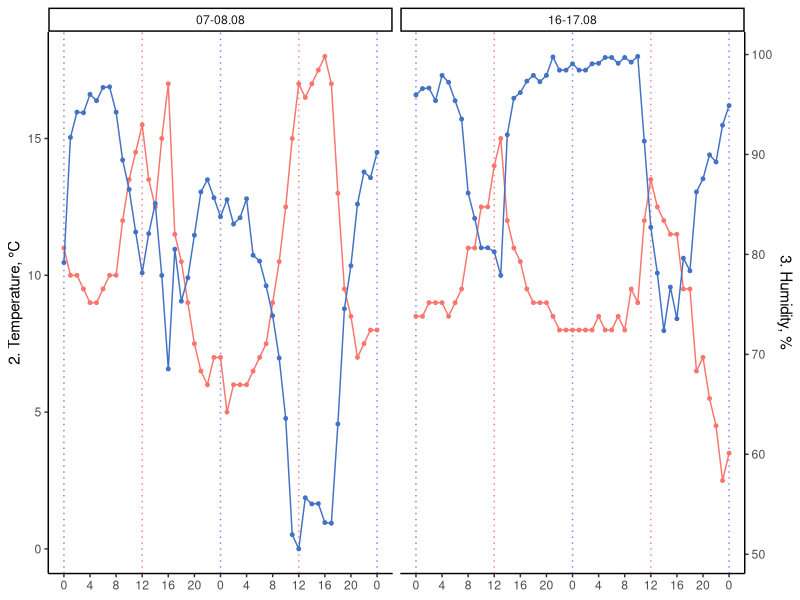
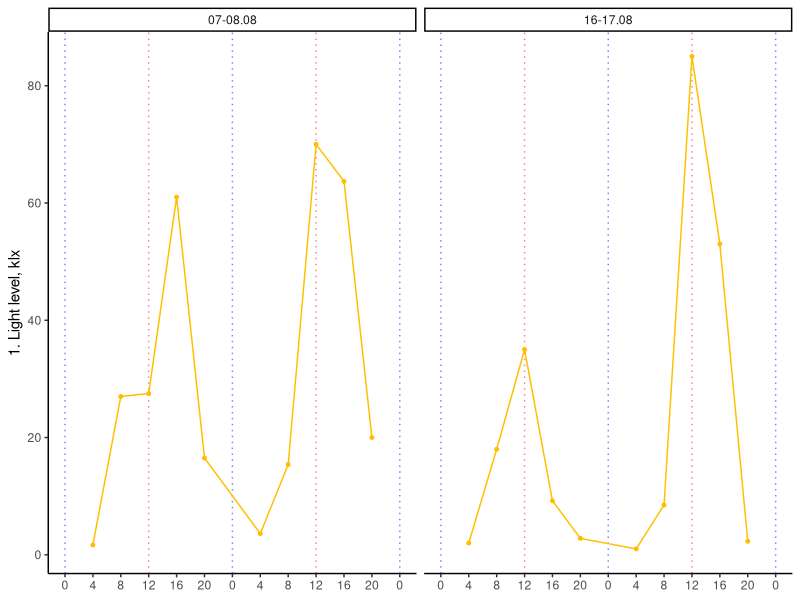
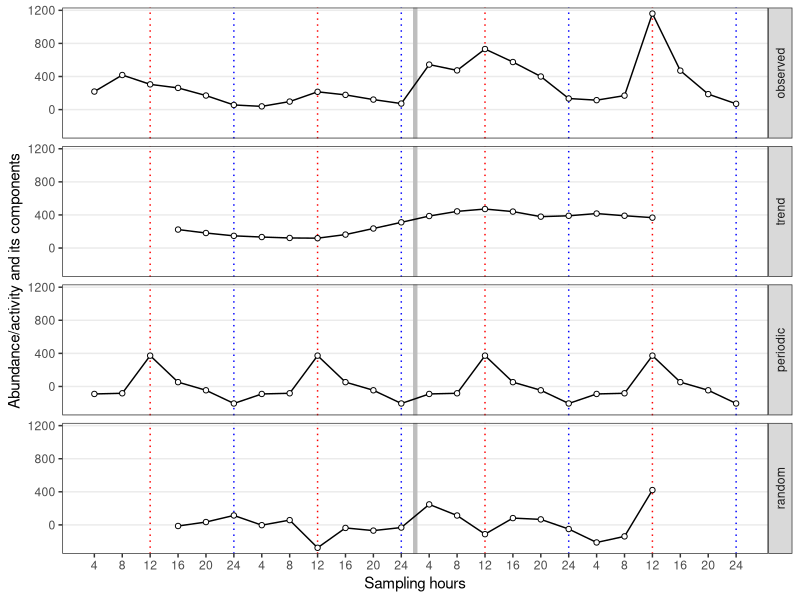
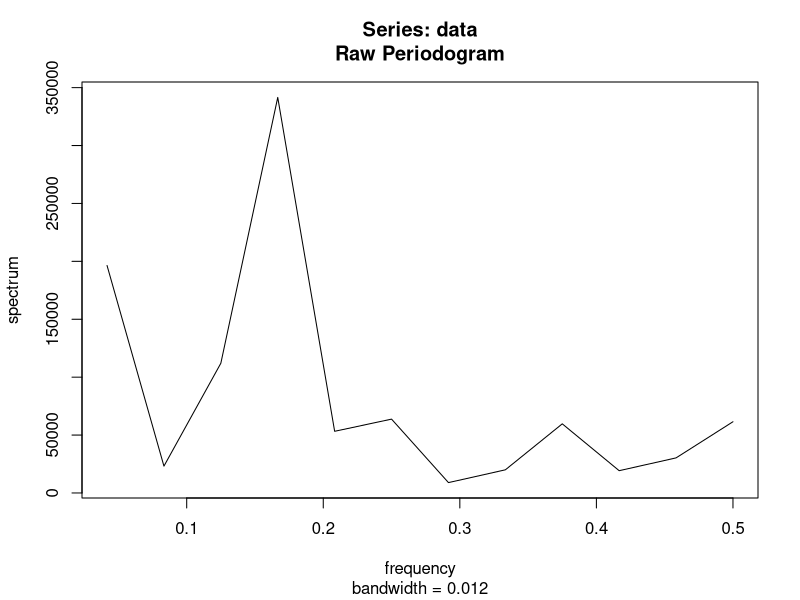
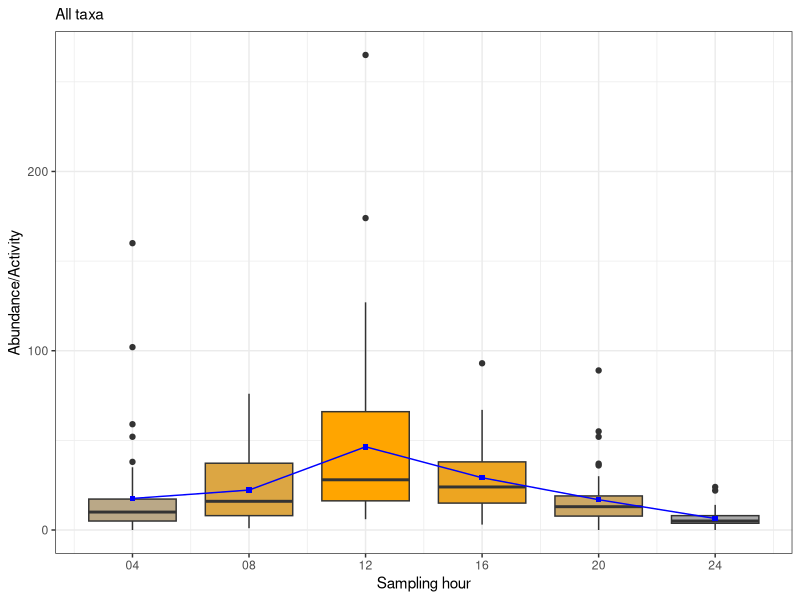
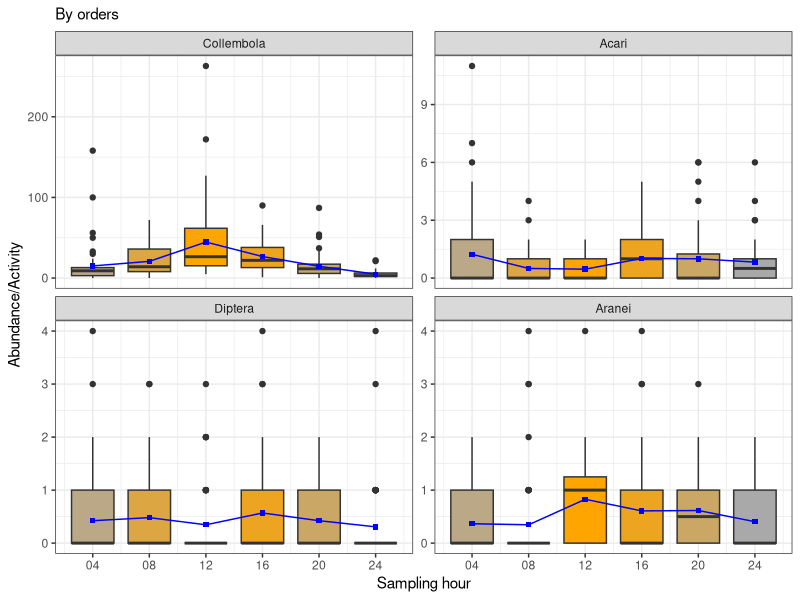
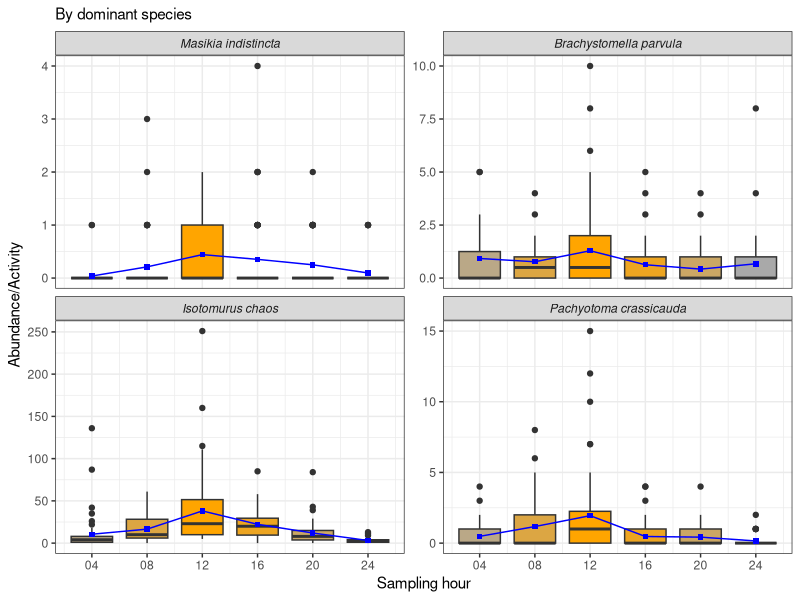
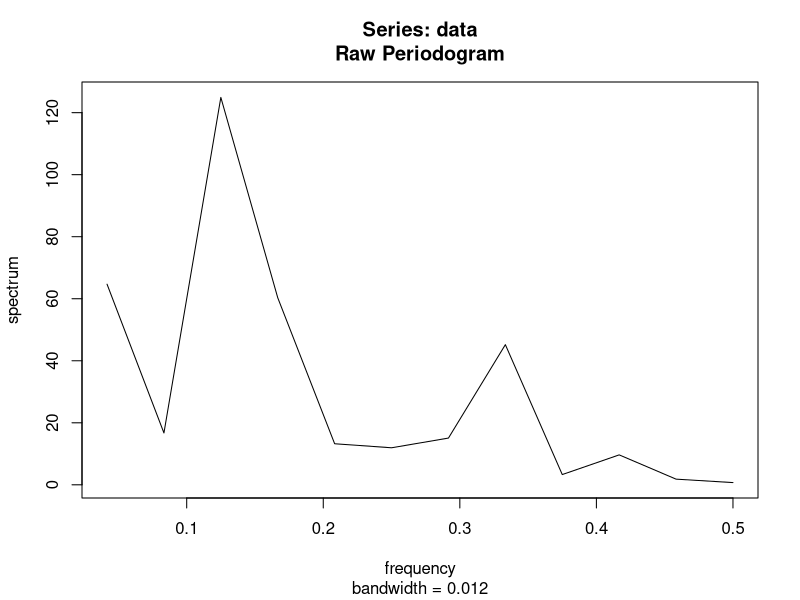

R code for these plots, in order:
library(tidyverse)
theme_set(theme_bw() + theme(legend.position = "bottom"))

# custom functions --------------------------------------------------------
per2 <- function(data, periodicity_freq){
	data <- as.numeric(data)
	# Compute the power spectral density
	psd <- spec.pgram(data, log = "no", detrend = FALSE)

	# Compute the spectral density ratio (SDR)
	denom_freq_range <- c(periodicity_freq*0.9, periodicity_freq*1.1)
	
	denom_power <- mean(psd$spec[psd$freq >= denom_freq_range[1] | psd$freq <= denom_freq_range[2]])
	num_power <- psd$spec[abs(psd$freq - periodicity_freq) == min(abs(psd$freq - periodicity_freq))]
	sdr <- num_power/denom_power

	# Perform an F-test to test the significance of the SDR
	num_df <- 1
	denom_df <- psd$df
	num_mean <- num_power
	denom_mean <- denom_power
	f_stat <- (num_mean/denom_mean)/((num_df/num_mean)+(denom_df/denom_mean))
	p_val <- pf(f_stat, num_df, denom_df, lower.tail = FALSE)
	
	# Results
	list(x = data, total = sum(data), SDR = sdr, 
		F.statistic = f_stat, psd_df = psd$df, p.value = p_val)
}

decompress <- function(a){
    # Export decomposed time series as tibble columns
	var.name <- deparse(substitute(a))
	a |> 
		ts(frequency = 6) |> 
		decompose() |> 
		_[1:4] |> 
		as_tibble() |> 
		rename_with(~paste0(var.name, "_", .x))
}

# data load ---------------------------------------------------------------
loggers_raw <- readxl::read_excel("Data_28.04.2023.xlsx", 
		sheet = "logger_data", skip = 1)
loggers <- loggers_raw |>
	mutate(D = as.numeric(substr(D, 1, 2)), 
		  H = (floor(H/4)+1)*4) |>
	group_by(D, H) |>
	summarise_all(mean) |>
	ungroup() |>
	filter(D != 9, D != 18)

factors <- readxl::read_excel("Data_28.04.2023.xlsx", 
		sheet = "factors", range = "A2:E26") |>
	mutate(D = substr(str_squish(D), 1, 2), 
		  D = as.numeric(D), 
		  log_lux = log10(klux), .after = 2)
factors <- left_join(factors, loggers, by = c("D", "H")) 

df <- readxl::read_excel("Data_28.04.2023.xlsx", 
			    sheet = "animals", skip = 3) |>
	mutate_all(as.character) |>
	pivot_longer(names_to = "dt", values_to = "abu", -1:-2) |> 
	separate(dt, sep = "_", into = c("trap_id", "D", "h")) |> 
	separate(h , sep = "\\:", into = "H", extra = "drop") |> 
	mutate_at(c("trap_id", "D", "H", "abu"), as.numeric)

# Environmental variables graph -------------------------------------------
#library(ggh4x) # dendrograms as well
for_pic <- loggers_raw %>% 
    mutate(D = as.numeric(substr(D, 1,2))) %>% 
    left_join(select(factors, D, H, klux), by = c("D", "H")) %>% 
    mutate(H2 = case_when(D == 7 | D == 16 ~ H, 
                          D == 8 | D == 17 ~ H+24, 
                          TRUE ~ H+48), 
           cell1 = case_when(D < 15 ~ "07-08.08", TRUE ~ "16-17.08"),
           .after = H) %>% 
    select(D, H, H2, cell1, 
           `1. Light level, klx` = klux,
           `2. Temperature, °C` = temp_0cm, 
           `3. Humidity, %` = hum_rel
    )

b <- min(for_pic$`3. Humidity, %`)
for_pic <- for_pic %>% 
    mutate(`3. Humidity, %_2` = `3. Humidity, %`-b) 
a <- max(for_pic$`2. Temperature, °C`) / max(for_pic$`3. Humidity, %_2`)
for_pic <- for_pic %>% 
    mutate(`3. Humidity, %_3` = `3. Humidity, %_2`*a)

(p2_down <- for_pic %>% 
    ggplot(aes(x = H2)) + 
        # 
    geom_vline(xintercept = seq(12, 48, by = 24), color = "red", 
               linetype = "dotted", alpha = 0.5) +
    geom_vline(xintercept = seq(0, 48, by = 24), color = "blue", 
               linetype = "dotted", alpha = 0.5) +
        #
    geom_line(aes(y = `2. Temperature, °C`), color = "#F8766D") + 
    geom_point(aes(y = `2. Temperature, °C`), color = "#F8766D", size = 1) +
    geom_line(aes(y = `3. Humidity, %_3`), color = "#4371C4") +
    geom_point(aes(y = `3. Humidity, %_3`), color = "#4371C4", size = 1) +
    scale_y_continuous(
        sec.axis = sec_axis(trans=~./a+b, name="3. Humidity, %")) +
    facet_wrap(~cell1) + 
        #
    theme_classic() +
    theme(panel.grid.minor = element_blank(), 
          panel.grid.major = element_blank()) + 
    scale_x_continuous(breaks = seq(0, 48, by = 4), 
                       labels = c(rep(seq(0, 20, by = 4), 2), 0)) + 
        #
    labs(x = NULL))
ggsave("Fig.2 Environmental variables, down section_raw.pdf", 
       plot = p2_down, width = 7.305, height = 2.5)
(p2_top <- for_pic %>% 
    filter(`1. Light level, klx` > 0) %>% 
    ggplot(aes(H2, `1. Light level, klx`)) + 
    geom_vline(xintercept = seq(12, 48, by = 24), color = "red", 
                   linetype = "dotted", alpha = 0.5) +
    geom_vline(xintercept = seq(0, 48, by = 24), color = "blue", 
                   linetype = "dotted", alpha = 0.5) +
    geom_line(color = "#FFBF00") + 
    geom_point(color = "#FFBF00", size = 1) + 
    facet_wrap(~cell1) + 
    # scale_y_log10() +
    theme_classic() +
    theme(panel.grid.minor = element_blank(), 
              panel.grid.major = element_blank()) + 
    scale_x_continuous(breaks = seq(0, 48, by = 4), 
                           labels = c(rep(seq(0, 20, by = 4), 2), 0)) + 
    labs(x = NULL))
ggsave("Fig.2 Environmental variables, top section_raw.pdf", 
       plot = p2_top, width = 7, height = 2.5)

# p2 <- gridExtra::grid.arrange(p2_top, p2_down, ncol = 1)
# ggsave("Fig.2 Environmental variables_raw.pdf", plot = p2, width = 7, height = 4.5)

# H1: is total activity periodic? -------------------------------------------------------
abu <- df %>% 
	filter(taxatype == "general") %>% 
	group_by(D, H) %>% 
	summarise(abu = sum(abu, na.rm = TRUE), .groups = "drop") %>% 
	pull(abu) %>% 
	ts(frequency = 6) %>% 
	decompose()

abu[c("x", "seasonal", "trend", "random")] %>% 
	as.data.frame() %>% 
	rename(observed = x, periodic = seasonal) %>% 
	mutate(dd = rep(1:(nrow(.)/6), each = 6), 
		  hh = rep(1:6, 4),
		  xx = paste0("d", dd, "_t", hh)) %>% 
	rownames_to_column("id") %>% 
	mutate(id = as.numeric(id), hh = as.factor(hh)) %>% 
	pivot_longer(names_to = "component", values_to = "val", -c("id", "xx", "dd", "hh")) %>% 
	mutate(component = factor(component,
						 levels = c("observed","trend", "periodic", "random"))) %>% 
	ggplot(aes(x = id, y = val)) +
    geom_vline(xintercept = 12.5, linewidth = 1.5, color = "grey") +
	geom_vline(xintercept = (1:4)*6-3, color = "red", linetype = "dotted") +
	geom_vline(xintercept = (1:4)*6, color = "blue", linetype = "dotted") +
	geom_line() + 
	geom_point(shape = 21, fill = "white") +
	facet_grid(rows = vars(component)) + #, scales = "free") + 
	scale_x_continuous(breaks = 1:24, 
		labels = rep(1:6*4, 4)) + 
	theme(
	     strip.text.y = element_text(angle = 90),
	     axis.text.x = element_text(angle = 0), 
		 panel.grid.minor = element_blank(), 
		 panel.grid.minor.y = element_blank(), 
		 panel.grid.major.x = element_blank()) +
	labs(x = "Sampling hours", y = "Abundance/activity and its components")

ggsave("Fig.3. Total abundance_raw.pdf", width = 7, height = 4)
# Time series of diurnal arthropods activity 
# and its components (trend, periodicity, residuals). 
# Red line marks noon, blue line marks midnights

per2(abu$x, 1/6)

# Signal to noise ratio is  > 4
# Н0 about non-periodicity is rejected with p<0.001 significance level

for_boxplots <- df %>% 
    filter(taxatype == "general") %>% 
    group_by(trap_id, D, H) %>% 
    summarise(abu = sum(abu), .groups = "drop") %>% 
    mutate(taxa = "All_taxa", .before = 1) %>% 
    rbind(select(df, -taxatype)) %>% 
    filter(taxa %in%  c("All_taxa", "Collembola", "Aranei", "Acari", "Diptera", 
        "Masikia indistincta","Brachystomella parvula (Schäffer, 1896)", 
        "Isotomurus chaos Potapov et Babenko, 2011", 
        # "Isotomurus stuxbergi (Tullberg, 1876)", #############################
        "Pachyotoma crassicauda (Tullberg, 1871)")) %>% 
    separate(taxa, c("gen", "sp"), " ", extra = "drop") %>%
    mutate(taxa = case_when(is.na(sp) ~ gen, TRUE ~ paste0(gen, " ", sp)),
           taxa = fct_inorder(taxa, ordered = TRUE), 
           H2 = factor(H),
           H,
           .before = 1,
           .keep = "unused")

for_boxplots %>% 
    filter(taxa == "All_taxa") %>% 
    group_by(H) %>% 
    mutate(mean_abu = mean(abu)) %>% 
    ungroup() %>% 
    ggplot() + 
    geom_boxplot(aes(x = H, y = abu, group = H2, fill = H2)) +
    geom_line(aes(x = H, y = mean_abu), color = "blue") + 
    geom_point(aes(x = H, y = mean_abu), shape = 15, color = "blue") +
    theme(legend.position = "none") + 
    labs(x = "Sampling hour", y = "Abundance/Activity", 
         subtitle = "All taxa") +
    scale_x_continuous(breaks = 1:6*4,
                       labels = c("04", "08", "12", "16", "20","24")) +
    scale_fill_manual(values = colorRampPalette(c("darkgrey", "orange"))
                      (6)[c(2, 4, 6, 5, 3, 1)])
ggsave("Fig.4. Part A_raw.pdf", height = 3, width = 3)
# Average activity of terrestrial arthropods at different times of the day 1

for_boxplots %>% 
    filter(taxa %in% c("Collembola", "Aranei", "Acari", "Diptera")) %>% 
    group_by(taxa, H, H2) %>% 
    mutate(mean_abu = mean(abu)) %>% 
    ungroup() %>% 
    ggplot() + 
    geom_boxplot(aes(x = H, y = abu, group = H2, fill = H2)) +
    geom_line(aes(x = H, y = mean_abu), color = "blue") +
    geom_point(aes(x = H, y = mean_abu), shape = 15, color = "blue") +
    theme(legend.position = "none") + 
    labs(x = "Sampling hour", y = "Abundance/Activity", 
         subtitle = "By orders") +
    scale_x_continuous(breaks = 1:6*4,
                      labels = c("04", "08", "12", "16", "20","24")) +
    scale_fill_manual(values = colorRampPalette(c("darkgrey", "orange"))
                      (6)[c(2, 4, 6, 5, 3, 1)]) + 
    facet_wrap(~taxa, scales = "free_y")
ggsave("Fig.4. Part B_raw.pdf", height = 6, width = 6)
# Average activity of terrestrial arthropods at different times of the day 2

for_boxplots %>% 
    filter(taxa %in% c("Masikia indistincta",
                       "Brachystomella parvula", 
                       "Isotomurus chaos",
                       # "Isotomurus stuxbergi", ###############################
                       "Pachyotoma crassicauda")) %>% 
    group_by(taxa, H, H2) %>% 
    mutate(mean_abu = mean(abu)) %>% 
    ungroup() %>% 
    ggplot() + 
    geom_boxplot(aes(x = H, y = abu, group = H2, fill = H2)) +
    geom_line(aes(x = H, y = mean_abu), color = "blue") +
    geom_point(aes(x = H, y = mean_abu), shape = 15, color = "blue") +
    theme(legend.position = "none") + 
    labs(x = "Sampling hour", y = "Abundance/Activity", 
         subtitle = "By dominant species") +
    scale_x_continuous(breaks = 1:6*4,
                       labels = c("04", "08", "12", "16", "20","24")) +
    scale_fill_manual(values = colorRampPalette(c("darkgrey", "orange"))
                      (6)[c(2, 4, 6, 5, 3, 1)]) + 
    facet_wrap(~taxa, scales = "free_y") + 
    theme(strip.text = element_text(face = "italic"))
ggsave("Fig.4. Part C_raw.pdf", height = 6, width = 6)
# Average activity of terrestrial arthropods at different times of the day 3

# H#1 by taxa -------------------------------------------------------------
by_taxa <- df %>% 
	filter(taxatype == "general", taxa %in% c("Collembola", "Aranei", "Acari", "Diptera")) %>% 
	split(.$taxa) %>% 
	map(~.x %>% 
		group_by(D, H) %>% 
		summarise(abu = sum(abu, na.rm = TRUE), .groups = "drop") %>% 
		pull(abu) %>% 
		ts(frequency = 6) %>% 
		decompose()
	)
by_taxa %>% 
	transpose %>% 
	pluck("x") %>% 
	lapply(as.numeric) %>% 
	lapply(function(a){
		per2(a, 1/6)
	})

df_by.taxa <- by_taxa %>% 
    lapply(function(a){
		cbind(
		    x = a$x, trend = a$trend, 
			seasonal = a$seasonal, random = a$random) %>% 
		as_tibble %>% 
		mutate_all(function(b){b/max(b, na.rm = TRUE)}) %>% 
		rownames_to_column("id") %>% 
		mutate(id = as.numeric(id))}) %>%  
	map_df(rbind, .id = "taxa") %>% 
	rename(observed = x, periodic = seasonal) %>% 
	pivot_longer(names_to = "component", values_to = "val", -1:-2) %>% 
	mutate(component = factor(component,
		levels = c("observed","trend", "periodic", "random")))

df_by.taxa %>% 
    filter(component == "periodic") %>% 
    ggplot(aes(x = id, y = val, color = taxa)) +
    geom_vline(xintercept = 12.5, linewidth = 1.5, color = "grey") +
	geom_vline(xintercept = (1:4)*6-3, color = "red", linetype = "dotted") +
	geom_vline(xintercept = (1:4)*6, color = "blue", linetype = "dotted") +
	geom_line() + 
	geom_point(shape = 21, fill = "white") +
	theme_bw() +
	facet_grid(rows = vars(taxa), scales = "fixed") + 
	scale_x_continuous(breaks = 1:24, labels = rep(1:6*4, 4)) + 
	theme(
	     strip.text.y = element_text(angle = 90),
	     axis.text.x = element_text(angle = 0), 
		 panel.grid.minor = element_blank(), 
		 panel.grid.minor.y = element_blank(), 
		 panel.grid.major.x = element_blank(), 
		 legend.position = "none") +
	labs(x = "Sampling hours", y = "Abundance/activity and its components", 
		subtitle = "all variables are normalized to max = 1")
ggsave("Fig.5 Orders_raw.pdf", width = 7, height = 4.5)

df_by.taxa %>% 
    ggplot(aes(x = id, y = val, color = taxa)) +
    geom_vline(xintercept = 12.5, linewidth = 1.5, color = "grey") +
    geom_vline(xintercept = (1:4)*6-3, color = "red", linetype = "dotted") +
    geom_vline(xintercept = (1:4)*6, color = "blue", linetype = "dotted") +
    geom_line() + 
    geom_point(shape = 21, fill = "white") +
    theme_bw() +
    facet_grid(rows = vars(component), scales = "free") + 
    scale_x_continuous(breaks = 1:24, labels = rep(1:6*4, 4)) + 
    theme(
          strip.text.y = element_text(angle = 90),
          axis.text.x = element_text(angle = 0), 
          panel.grid.minor = element_blank(), 
          panel.grid.minor.y = element_blank(), 
          panel.grid.major.x = element_blank(), 
          legend.position = "bottom") +
    labs(x = "Sampling hours", y = "Abundance/activity and its components", 
         subtitle = "all variables are normalized to max = 1")
ggsave("Fig.5_full (for suppl) Orders_raw.pdf", width = 7, height = 4.5)

# Time series of diurnal arthropods activity (by orders) 
# and its components (trend, periodicity, residuals). 
# Red line marks middays, blue line marks midnights. 
# Note: all raw variables data were normalized to max=1

# H#1 by dominant species  -------------------------------------------------------
dom_sp <- df %>%
	filter(taxa %in% c("Masikia indistincta",
		"Brachystomella parvula (Schäffer, 1896)", 
		#"Isotomurus stuxbergi (Tullberg, 1876)", # check
		#"Erigone psychrophila", # check
		"Isotomurus chaos Potapov et Babenko, 2011",
		"Pachyotoma crassicauda (Tullberg, 1871)")) %>% 
    separate(taxa, c("gen", "sp"), " ", extra = "drop") %>% 
	unite(taxa, gen, sp, sep = " ") %>% 
	split(.$taxa) %>% 
	map(~.x %>% 
	    	group_by(D, H) %>% 
	    	summarise(abu = sum(abu, na.rm = TRUE), .groups = "drop") %>% 
	        pull(abu) %>% 
	    	ts(frequency = 6) %>% 
	    	decompose()
	)
dom_sp %>% 
	transpose %>% 
	pluck("x") %>% 
	lapply(as.numeric) %>% 
	lapply(function(a){
		per2(a, 1/6)
	})

df_dom_sp <- dom_sp %>% 
    lapply(function(a){
        cbind(x = a$x, trend = a$trend, 
              seasonal = a$seasonal, random = a$random) %>% 
            as_tibble %>% 
            mutate(random = random/max(x), 
                   seasonal = seasonal/max(x), 
                   trend = trend/max(x), 
                   x = x/max(x)) %>% 
            rownames_to_column("id") %>% 
            mutate(id = as.numeric(id))}) %>% 
    map_df(rbind, .id = "taxa") %>% 
    rename(observed = x, periodic = seasonal) %>% 
    pivot_longer(names_to = "component", values_to = "val", -1:-2) %>% 
    mutate(component = factor(component,
                              levels = c("observed","trend", "periodic", "random")))

# df_dom_sp %>% 
#     mutate(taxa = )
df_dom_sp %>% 
    pull(taxa) %>% 
    sapply(function(a){
        paste0(
            substr(str_split_1(a, " ")[[1]], 1, 1), 
            ". ", 
            str_split_1(a, " ")[[2]]
        )
    }) %>% 
    mutate(df_dom_sp, taxa = .) %>% 
    filter(component == "periodic") %>% 
    ggplot(aes(x = id, y = val, color = taxa)) +
    geom_vline(xintercept = 12.5, linewidth = 1.5, color = "grey") +
    geom_vline(xintercept = (1:4)*6-3, color = "red", linetype = "dotted") +
    geom_vline(xintercept = (1:4)*6, color = "blue", linetype = "dotted") +
    geom_line() + 
    geom_point(shape = 21, fill = "white") +
    theme_bw() +
    facet_grid(rows = vars(taxa), scales = "fixed") + 
    scale_x_continuous(breaks = 1:24, labels = rep(1:6*4, 4)) + 
    theme(
          # strip.text.y = element_text(angle = 90),
          axis.text.x = element_text(angle = 0), 
          panel.grid.minor = element_blank(), 
          panel.grid.minor.y = element_blank(), 
          panel.grid.major.x = element_blank(), 
          legend.text = element_text(face = "italic"),
          legend.position = "bottom", 
          strip.text.y = element_text(
              size = 7, face = "italic", angle = 90)
          ) +
    labs(x = "Sampling hours", y = "Abundance/activity and its components", 
         subtitle = "Note: all variables are normalized to max=1")
ggsave("Fig.6 Dominant species_raw.pdf", width = 7, height = 4.5)

df_dom_sp %>% 
    ggplot(aes(x = id, y = val, color = taxa)) +
    geom_vline(xintercept = (1:4)*6-3, color = "red", linetype = "dotted") +
    geom_vline(xintercept = (1:4)*6, color = "blue", linetype = "dotted") +
    geom_line() + 
    geom_point(shape = 21, fill = "white") +
    theme_bw() +
    facet_grid(rows = vars(component), scales = "free") + 
    scale_x_continuous(breaks = 1:24, labels = rep(1:6*4, 4)) + 
    theme(axis.text.x = element_text(angle = 0), 
          panel.grid.minor = element_blank(), 
          panel.grid.minor.y = element_blank(), 
          panel.grid.major.x = element_blank(), 
          legend.text = element_text(face = "italic"),
          legend.position = "bottom") +
    labs(x = "Sampling hours", y = "Abundance/activity and its components", 
         subtitle = "Note: all variables are normalized to max=1")
ggsave("Fig.6_full (for suppl) Dominant species_raw.pdf", width = 7, height = 4.5)
# Time series of arthropods dominant species 
# and its components (trend, periodicity, residuals). 
# Red line marks middays, blue line marks midnights. 
# Note: all raw variables data awere normalized to max=1

# predictors multicoll ---------------------------------------------------
factors[,-1:-2] %>% 
	cor(method = "spearman") %>% 
	round(2)

cor.val1 <- cor(factors[,-1:-3], method = "spearman")
cor.pval1 <- expand_grid(v1 = 4:10, v2 = 4:10) %>% 
	split(1:nrow(.)) %>% 
	lapply(function(a){
		p = cor.test(as_vector(factors[,a$v1]), as_vector(factors[,a$v2]), 
				   method = "spearman")
		data.frame(p = p$p.value, 
				 v1 = colnames(factors)[a$v1], 
				 v2 = colnames(factors)[a$v2])
	}) %>% 
	map_df(tibble) %>% 
	mutate(p = p.adjust(p, method = "BY")) %>% 
	pivot_wider(names_from = v2, values_from = p) %>% 
	column_to_rownames("v1") %>% 
	as.matrix()

colnames(cor.pval1) <- 
    rownames(cor.pval1) <- 
    colnames(cor.val1) <- 
    rownames(cor.val1) <- c(
        "light level", "wind_20cm", "wind_2m", "temperature_0cm", 
        "temperature_2m", "humidity_relative", "humidity_absolute"
    )

pdf("Fig.7. Factor_multicollin_raw.pdf", width = 4, height = 4)
corrplot::corrplot(
	corr = cor.val1, 
	p.mat = cor.pval1, 
	type="upper", 
	order = "original",
	diag = FALSE,
	col =  corrplot::COL2('RdYlBu', 10)[10:1], 
	sig.level = 0.05)
dev.off() 
# Spearman correlation matrix. 
# The Spearman coefficient value is shown on the scale on the right. 
# The significance level (α) = 0.05. 
# Statistically non-significant correlations are crossed out

# correlations ------------------------------------------------------------
df.forcor <- df %>% 
	filter(taxa %in% c("Collembola", "Aranei", "Acari", "Diptera")) %>% 
	group_by(D, H, taxa) %>% 
	summarise(abu = sum(abu), .groups = "drop") %>% 
	pivot_wider(names_from = taxa, values_from = abu) %>% 
    mutate(All = abu$x, .after = 2) 
df.forcor <- df %>%
    filter(taxa %in% c("Masikia indistincta",
                       "Brachystomella parvula (Schäffer, 1896)", 
                       "Isotomurus chaos Potapov et Babenko, 2011",
                       "Pachyotoma crassicauda (Tullberg, 1871)")) %>% 
    separate(taxa, c("gen", "sp"), " ", extra = "drop") %>% 
    mutate(gen = paste0(substr(gen, 1, 1), ".")) %>% 
    unite(taxa, gen, sp, sep = " ") %>% 
    group_by(D, H, taxa) %>% 
    summarise(abu = sum(abu), .groups = "drop") %>% 
    pivot_wider(names_from = taxa, values_from = abu) %>% 
    left_join(df.forcor, ., by = c("D", "H")) %>% 
    left_join(factors, by = c("D", "H")) %>% 
	select(-wind_2m, -temp_2m, -hum_abs, -log_lux)

cor.val2 <- cor(df.forcor[,12:15], df.forcor[,3:11], 
	method = "spearman")
cor.pval2 <- expand_grid(v1 = 12:15, v2 = 3:11) %>% 
	split(1:nrow(.)) %>% 
	lapply(function(a){
		p = cor.test(as_vector(df.forcor[,a$v1]), as_vector(df.forcor[,a$v2]), 
				   method = "spearman")
		data.frame(p = p$p.value, 
				 # est = p$estimate,
				 v1 = colnames(df.forcor[a$v1]),
				 v2 = colnames(df.forcor[,a$v2]))
	}) %>% 
	map_df(tibble) %>% 
	mutate(p = p.adjust(p, method = "BH")) %>% 
	pivot_wider(names_from = v2, values_from = p) %>% 
	column_to_rownames("v1") %>% 
	as.matrix()

rownames(cor.val2) <- 
    rownames(cor.pval2) <- 
    c("light level", "wind_20cm", "temperature_0cm", "humidity_relative")

# pdf("Fig.8_raw. Orders and factors_raw.pdf", height = 4)
# corrplot::corrplot(
# 	corr = cbind(cbind(All = cor.val2[,1]), 
# 	             rep(NA, nrow(cor.val2)), 
# 	             cor.val2[,2:5], 
# 	             rep(NA, nrow(cor.val2)), 
# 	             cor.val2[,6:9]),
# 	p.mat = cbind(cbind(All = cor.pval2[,1]), 
# 	              rep(NA, nrow(cor.val2)), 
# 	              cor.pval2[,2:5], 
# 	              rep(NA, nrow(cor.val2)), 
# 	              cor.pval2[,6:9]), 
# 	type="full", 
# 	order = "original",
# 	na.label = " ",
# 	diag = TRUE,
# 	is.corr=FALSE,
# 	col =  corrplot::COL2('RdYlBu', 10)[10:1], 
# 	sig.level = 0.05)
# dev.off()
# Correlation of taxa’ activity (including dominant species) 
# and measured factors by Spearman method. 
# The Spearman coefficient value is shown on the scale on the right. 
# The significance level (α) = 0.05. 
# Statistically non-significant correlations are crossed out

lst(cor1 = cor.val1, cor.pval1, cor2 = cor.val2, cor.pval2) %>% 
    map(~.x %>% 
        as.data.frame %>% 
        rownames_to_column(" ")) %>% 
    writexl::write_xlsx("correlations.xlsx")

# scatterplots ------------------------------------------------------------
df.forcor %>% 
    select(-`B. parvula`:-`P. crassicauda`) %>% 
    pivot_longer(names_to = "taxa", values_to = "y", -c("D", "H", "klux", "wind_20cm", "temp_0cm", "hum_rel")) %>%
    mutate(taxa = factor(taxa, ordered = TRUE, levels = colnames(df.forcor)[3:11])) %>% 
    pivot_longer(names_to = "variable", values_to = "x", -c("D", "H", "taxa", "y")) %>% 
    mutate(
        variable = factor(variable, ordered = TRUE, levels = colnames(df.forcor)[12:15]),
        x = case_when(variable == "lux" ~ log10(x), TRUE ~ x)) %>% 
    mutate(variable = fct_recode(variable, 
                                 light = "klux", 
                                 wind = "wind_20cm",
                                 temperature = "temp_0cm",
                                 humidity = "hum_rel"
                                 )) %>% 
    ggplot(aes(x, y)) + 
    geom_point() + 
    facet_grid(cols = vars(variable), rows = vars(taxa), scales = "free") + 
    labs(x = "Factor values", y = "Abundance/activity") +
    theme(strip.text.y = element_text(angle = 90))
ggsave("Fig.8 Scatterplots - All taxa & orders.pdf", width = 10, height = 10)

df.forcor %>% 
    select(-`All`:-`Diptera`) %>% 
    pivot_longer(names_to = "taxa", values_to = "y", -c("D", "H", "klux", "wind_20cm", "temp_0cm", "hum_rel")) %>%
    mutate(taxa = factor(taxa, ordered = TRUE, levels = colnames(df.forcor)[3:11])) %>% 
    pivot_longer(names_to = "variable", values_to = "x", -c("D", "H", "taxa", "y")) %>% 
    mutate(
        variable = factor(variable, ordered = TRUE, levels = colnames(df.forcor)[12:15]),
        x = case_when(variable == "lux" ~ log10(x), TRUE ~ x)) %>% 
    mutate(variable = fct_recode(variable, 
                                 light = "klux", 
                                 wind = "wind_20cm",
                                 temperature = "temp_0cm",
                                 humidity = "hum_rel"
    )) %>% 
    ggplot(aes(x, y)) + 
    geom_point() + 
    facet_grid(cols = vars(variable), rows = vars(taxa), scales = "free") + 
    labs(x = "Factor values", y = "Abundance/activity") + 
    theme(strip.text.y = element_text(
        angle = 90,
        face = "italic"))
ggsave("Fig.9 Scatterplots - Dominant species.pdf", width = 10, height = 9)


